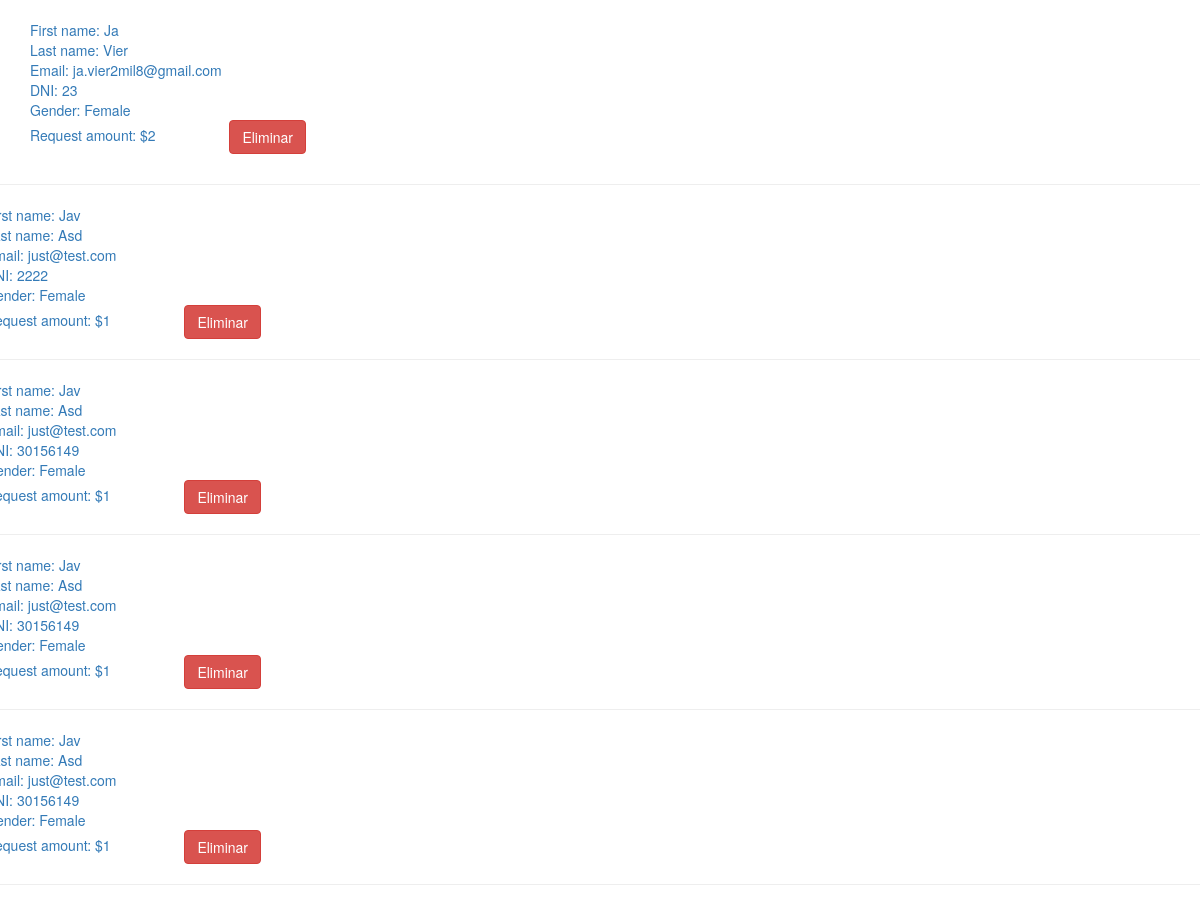
/request-loans/list/ (signed in), run on the app's committed database.
### loans/models.py (models this page shows, shortened)
class TimeStampedModel(models.Model):
    class Meta:
        abstract = True
    created = models.DateTimeField(auto_now_add=True,
                                   null=True,
                                   blank=True)
    modified = models.DateTimeField(auto_now=True,
                                    null=True,
                                    blank=True)

class RequestLoan(TimeStampedModel):
    class Meta:
        verbose_name = "RequestLoan"
        verbose_name_plural = "RequestLoans"
    GENDER_CHOICES = [
        ('M', 'Male'),
        ('F', 'Female')
    ]
    LIST_VALIDATORS = [validators.MinValueValidator(1)]
    first_name = models.CharField(_('first name'), max_length=40)
    last_name = models.CharField(_('last name'), max_length=40)
    email = models.EmailField(_('email address'))
    document_number = models.CharField(_('dni'), max_length=40)
    request_amount = models.PositiveIntegerField(null=True,
                                                 validators=LIST_VALIDATORS,
                                                 default=1)
    gender = models.CharField(
        max_length=2, choices=GENDER_CHOICES, default='F')

### loans/views.py (the view)
class AdministratorList(ListView):
    model = RequestLoan
    context_object_name = 'request_loans'
    template_name = 'administrator/dashboard-loans-list.html'

### templates/administrator/dashboard-loans-list.html (shortened to what this page needs)
{% extends "administrator/base.html" %}
{% block content %}
  <br>
  <ul class="col-xs-12">
    {% for rl in request_loans %}
        <div class="row">
          <a href="{% url 'request-loan-update' rl.id %}">
            <span>First name: {{ rl.first_name | capfirst }}</span>
            <br>
            <span>Last name: {{ rl.last_name | capfirst }}</span>
            <br>
            <span>Email: {{ rl.email }}</span>
            <br>
            <span>DNI: {{ rl.document_number }}</span>
            <br>
            <span>Gender: {{ rl.get_gender_display }}</span>
            <br>
            <span>Request amount: ${{ rl.request_amount }} </span>
          </a>
          <a style="margin-left: 5em;" type="button" class="btn btn-danger"
             href="{% url 'request-loan-delete' rl.id %}">
            Eliminar
          </a>
        </div>
        </div>
      <hr>
    {% endfor %}
{% endblock content %}

### templates/administrator/base.html (shortened to what this page needs)
<!DOCTYPE html>
<html>
<head>
  {% block styles %}
    <link rel="stylesheet" href="https://maxcdn.bootstrapcdn.com/bootstrap/3.3.7/css/bootstrap.min.css">
  {% endblock styles %}
</head>
<body>
  <div class="container">
    {% block content %}
    {% endblock content %}
</body>
</html>

### data on the page
RequestLoan: first_name "Ja", last_name "Vier", email "ja.vier2mil8@gmail.com", document_number "23", gender "Female", request_amount "2"
RequestLoan: first_name "Jav", last_name "Asd", email "just@test.com", document_number "2222", gender "Female", request_amount "1"
RequestLoan: first_name "Jav", last_name "Asd", email "just@test.com", document_number "30156149", gender "Female", request_amount "1"
RequestLoan: first_name "Jav", last_name "Asd", email "just@test.com", document_number "30156149", gender "Female", request_amount "1"
RequestLoan: first_name "Jav", last_name "Asd", email "just@test.com", document_number "30156149", gender "Female", request_amount "1"
